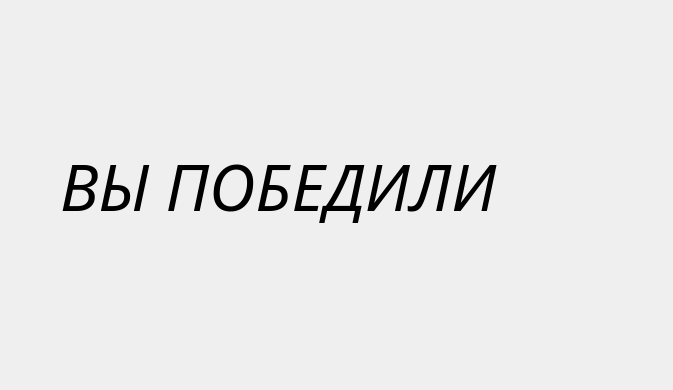
<?xml version="1.0" encoding="UTF-8"?>
<ui version="4.0">
 <class>Form</class>
 <widget class="QWidget" name="Form">
  <property name="geometry">
   <rect>
    <x>0</x>
    <y>0</y>
    <width>673</width>
    <height>390</height>
   </rect>
  </property>
  <property name="windowTitle">
   <string>Form</string>
  </property>
  <widget class="QLabel" name="label">
   <property name="geometry">
    <rect>
     <x>60</x>
     <y>90</y>
     <width>571</width>
     <height>191</height>
    </rect>
   </property>
   <property name="font">
    <font>
     <family>Palace Script MT</family>
     <pointsize>48</pointsize>
     <italic>true</italic>
    </font>
   </property>
   <property name="autoFillBackground">
    <bool>false</bool>
   </property>
   <property name="text">
    <string>ВЫ ПОБЕДИЛИ</string>
   </property>
  </widget>
 </widget>
 <resources/>
 <connections/>
</ui>
